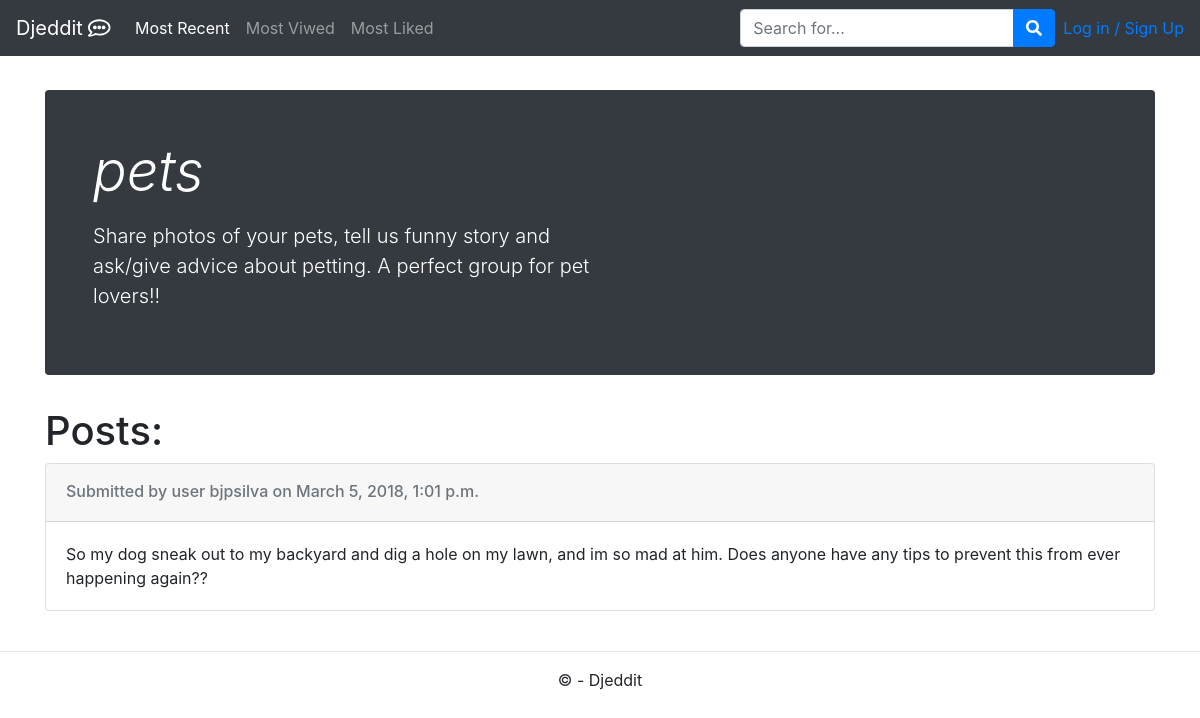
The app's page /topic/pets/ with its own data.
### app/models.py (models this page shows, shortened)
class Topic(models.Model):
    name = models.CharField(max_length=80, blank=False, unique=True)
    description = models.CharField(max_length=300, blank=False)

class Post(models.Model):
    topic = models.ForeignKey(Topic, on_delete=models.CASCADE)
    title = models.CharField(max_length=120, blank=False)  # campo obrigatório
    content = models.CharField(max_length=100000, blank=False)
    score = models.IntegerField(default=0)
    date = models.DateTimeField()
    userOP = models.ForeignKey(User, on_delete=models.CASCADE)

class User(models.Model):
    userName = models.CharField(max_length=50, blank=False, unique=True)
    email = models.EmailField(max_length=50, blank=False, unique=True)
    user_details = models.CharField(max_length=200, blank=True)

### app/views.py (the view)
# urls.py: path('topic/<str:topicName>/', views.topicPage, name="topic"),
def topicPage(request, topicName):
    topic = Topic.objects.get(name=topicName.lower())
    if topic is None:
        return custom_redirect('search', q=topicName)
    else:
        tparams = {
            "currentTopic": Topic.objects.get(name=topicName.lower()),
            "posts": Post.objects.filter(topic__name=topicName.lower()).order_by("date"),
        }
        return render(request, "topic.html", tparams)

### templates/topic.html (shortened to what this page needs)
{% extends 'layout.html' %}
{% block content %}
    <div class="jumbotron p-3 p-md-5 text-white rounded bg-dark">
        <div class="col-md-6 px-0">
          <h1 class="display-4 font-italic">{{currentTopic.name}}</h1>
          <p class="lead my-3">{{currentTopic.description}}</p>
        </div>
      </div>
    <h1>Posts:</h1>
    {% for e in posts %}
        <div class="card">
            <div class="card-header">
                <h6 class="card-subtitle mb-2 text-muted">Submitted by user <a>{{ e.userOP.userName }}<a/>
                    on {{ e.date }}</h6>
            </div>
            <div class="card-body">{{ e.content }} </div>
        </div>
        <br>
    {% endfor %}
{% endblock %}

### records on screen
Topic: name "pets", description "Share photos of your pets, tell us funny story and ask/give advice about petting. A perfect group for pet lovers!!"
Post: userOP.userName "bjpsilva", date "March 5, 2018, 1:01 p.m.", content "So my dog sneak out to my backyard and dig a hole on my lawn, and im so mad at him. Does anyone have any tips to prevent this from ever happening again??"
